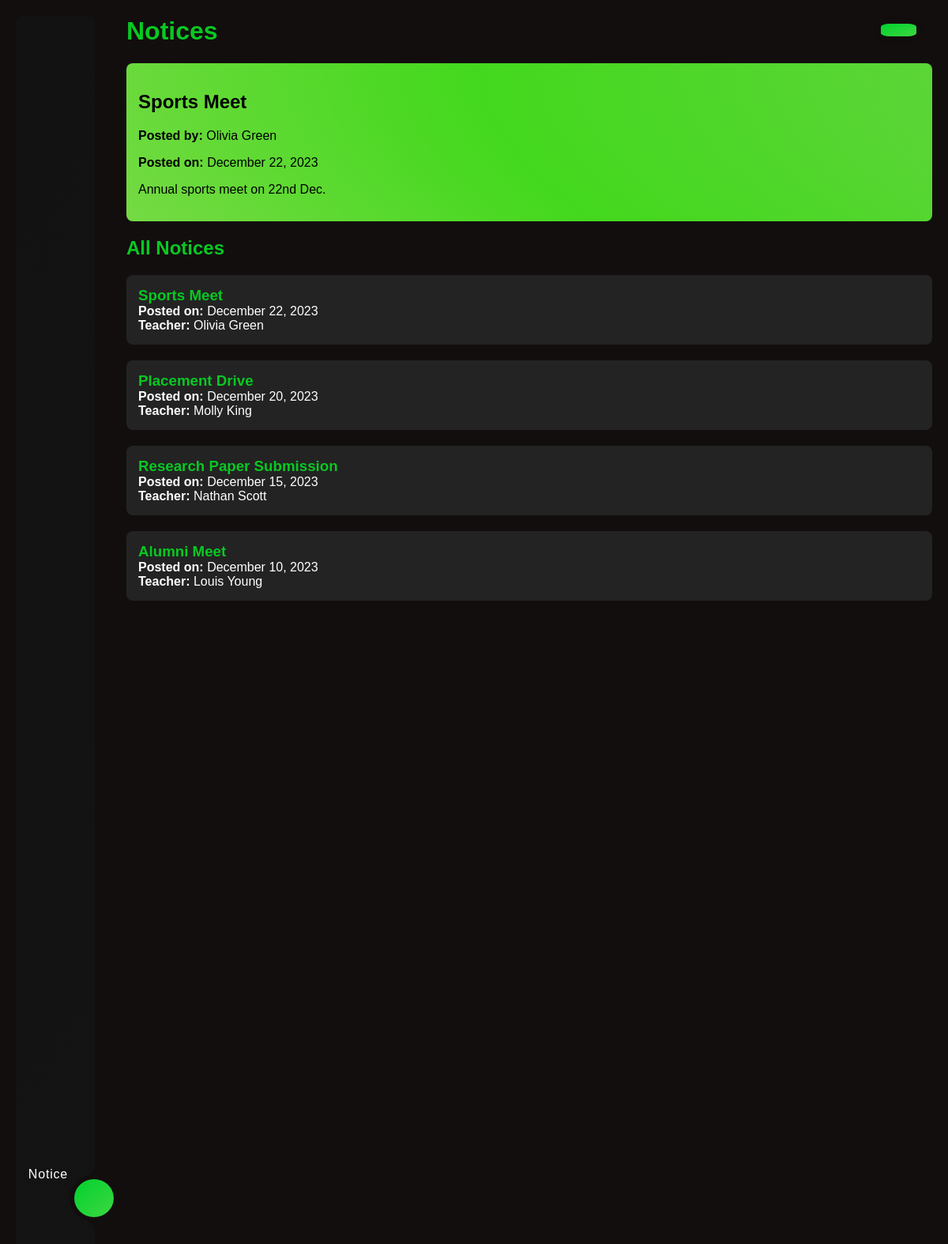
/PHP/Announcements.php?id=15 (signed in), run on the app's committed database.
### tables this page shows
CREATE TABLE `announcements` (
  `Announcement_ID` int(11) NOT NULL,
  `Title` varchar(100) NOT NULL,
  `Content` varchar(500) NOT NULL,
  `Posting_Date` date NOT NULL,
  `Author_ID` int(11) NOT NULL
);

CREATE TABLE `instructors` (
  `Instructor_ID` int(11) NOT NULL,
  `First_Name` varchar(50) NOT NULL,
  `Middle_Name` varchar(50) DEFAULT NULL,
  `Last_Name` varchar(50) NOT NULL,
  `Gender` enum('M','F','X') NOT NULL,
  `Contact_Info` varchar(150) DEFAULT NULL,
  `Profile_Picture` varchar(255) DEFAULT NULL,
  `Department_ID` int(11) DEFAULT NULL,
  `Start_Date` date DEFAULT NULL
);

### PHP/Announcements.php (the view, shortened to what this page needs)
<?php
include 'Connection.php';
$sql = "SELECT a.Announcement_ID, a.Title, a.Posting_Date, i.First_Name, i.Last_Name
        FROM Announcements a
        JOIN Instructors i ON a.Author_ID = i.Instructor_ID
        ORDER BY a.Posting_Date DESC";
$stmt = $pdo->prepare($sql);
$stmt->execute();
$notices = $stmt->fetchAll(PDO::FETCH_ASSOC);
$noticeID = isset($_GET['id']) ? (int) $_GET['id'] : null;
$noticeDetail = null;
if ($noticeID) {
    $sql = "SELECT a.Title, a.Content, a.Posting_Date, i.First_Name, i.Last_Name
            FROM Announcements a
            JOIN Instructors i ON a.Author_ID = i.Instructor_ID
            WHERE a.Announcement_ID = :notice_id";
    $stmt = $pdo->prepare($sql);
    $stmt->execute(['notice_id' => $noticeID]);
    $noticeDetail = $stmt->fetch(PDO::FETCH_ASSOC);
}
?>
<!DOCTYPE html>
<html lang="en">
<head>
    <link rel="stylesheet" href="../CSS/Preloader.css">
</head>
<body>
    <div class="container">
        <div class="navigation gradient-sidebar">
            <ul>
                <li class="list ">
                </li>
                <li class="list ">
                </li>
                <li class="list active">
                    <a href="../PHP/Announcements.php">
                        <span class="text">Notice</span>
                    </a>
                </li>
                <li class="list">
                </li>
                <div class="indicator gradient-bg"></div>
            </ul>
        </div>
        <div class="main-content">
            <header>
                <h1>Notices</h1>
            </header>
            <button class="toggle-switch gradient-bg" id="toggle-mode">
            </button>
            <div id="notice-details" class="notice-detail gradient-bg-hover" style="color: #000000;">
                <?php if ($noticeDetail): ?>
                    <h2 style="color: #000000;"><?= htmlspecialchars($noticeDetail['Title']); ?></h2>
                    <p><strong>Posted by:</strong> <?= htmlspecialchars($noticeDetail['First_Name'] . ' ' . $noticeDetail['Last_Name']); ?></p>
                    <p><strong>Posted on:</strong> <?= date('F j, Y', strtotime($noticeDetail['Posting_Date'])); ?></p>
                    <p><?= nl2br(htmlspecialchars($noticeDetail['Content'])); ?></p>
                <?php endif; ?>
            </div>
            <h2>All Notices</h2>
            <div class="scrollable">
                <div class="notices-wrapper">
                    <?php foreach ($notices as $notice): ?>
                        <div class="notice-card" onclick="loadNoticeDetails(<?= $notice['Announcement_ID']; ?>)">
                            <h3><?= htmlspecialchars($notice['Title']); ?></h3>
                            <p><strong>Posted on:</strong> <?= date('F j, Y', strtotime($notice['Posting_Date'])); ?></p>
                            <p><strong>Teacher:</strong> <?= htmlspecialchars($notice['First_Name'] . ' ' . $notice['Last_Name']); ?></p>
                        </div>
                    <?php endforeach; ?>
                </div>
            </div>
        </div>
    </div>
</body>
</html>

### data on the page
announcements: Title "Sports Meet", Author_ID.Last_Name "Olivia Green", Posting_Date "December 22, 2023", Content "Annual sports meet on 22nd Dec."
announcements: Title "Placement Drive", Posting_Date "December 20, 2023", Author_ID.Last_Name "Molly King"
announcements: Title "Research Paper Submission", Posting_Date "December 15, 2023", Author_ID.Last_Name "Nathan Scott"
announcements: Title "Alumni Meet", Posting_Date "December 10, 2023", Author_ID.Last_Name "Louis Young"
